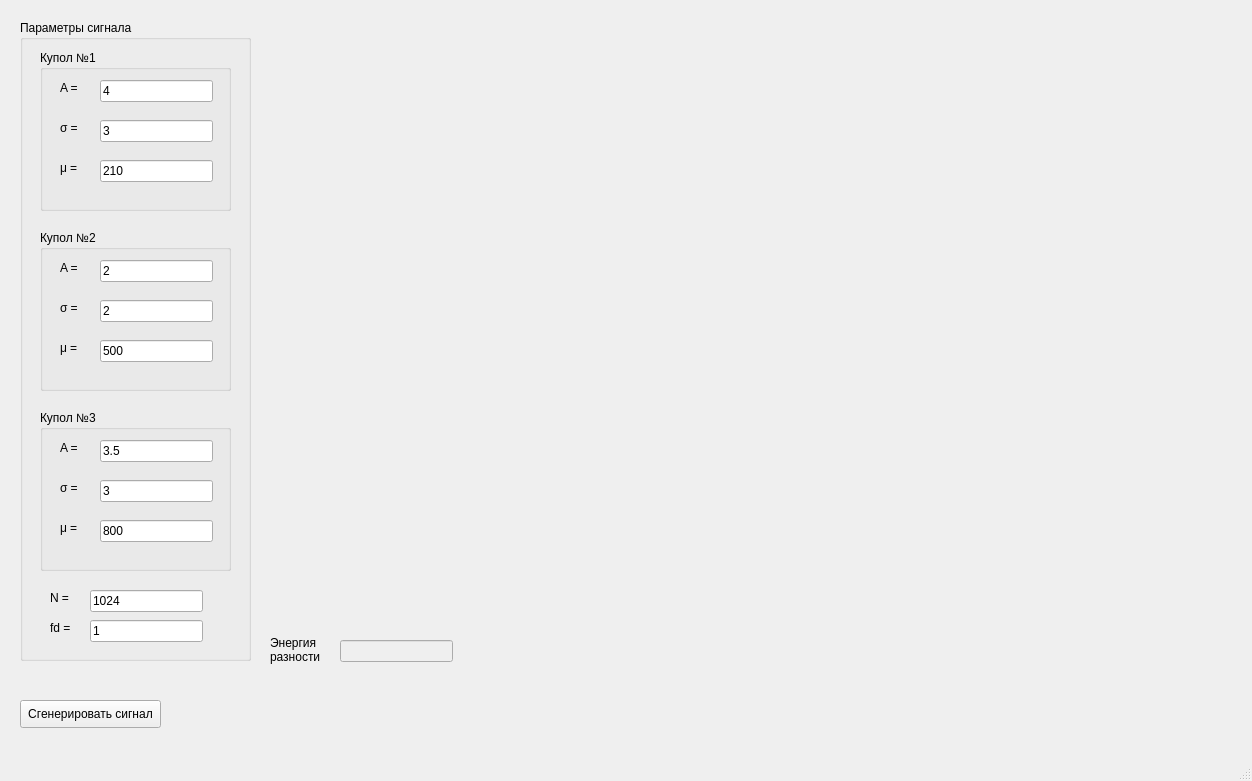
<?xml version="1.0" encoding="UTF-8"?>
<ui version="4.0">
 <class>MainWindow</class>
 <widget class="QMainWindow" name="MainWindow">
  <property name="geometry">
   <rect>
    <x>0</x>
    <y>0</y>
    <width>1252</width>
    <height>781</height>
   </rect>
  </property>
  <property name="windowTitle">
   <string>Восстановление фазы сигнала алгоритмом Фиенупа</string>
  </property>
  <widget class="QWidget" name="centralwidget">
   <widget class="QGroupBox" name="groupBox">
    <property name="geometry">
     <rect>
      <x>20</x>
      <y>20</y>
      <width>231</width>
      <height>641</height>
     </rect>
    </property>
    <property name="title">
     <string>Параметры сигнала</string>
    </property>
    <widget class="QGroupBox" name="groupBox_2">
     <property name="geometry">
      <rect>
       <x>20</x>
       <y>30</y>
       <width>191</width>
       <height>161</height>
      </rect>
     </property>
     <property name="title">
      <string>Купол №1</string>
     </property>
     <widget class="QLabel" name="label">
      <property name="geometry">
       <rect>
        <x>20</x>
        <y>30</y>
        <width>55</width>
        <height>16</height>
       </rect>
      </property>
      <property name="text">
       <string>A =</string>
      </property>
     </widget>
     <widget class="QLineEdit" name="edit_A1">
      <property name="geometry">
       <rect>
        <x>60</x>
        <y>30</y>
        <width>113</width>
        <height>22</height>
       </rect>
      </property>
      <property name="text">
       <string>4</string>
      </property>
     </widget>
     <widget class="QLabel" name="label_2">
      <property name="geometry">
       <rect>
        <x>20</x>
        <y>70</y>
        <width>55</width>
        <height>16</height>
       </rect>
      </property>
      <property name="text">
       <string>σ =</string>
      </property>
     </widget>
     <widget class="QLineEdit" name="edit_q1">
      <property name="geometry">
       <rect>
        <x>60</x>
        <y>70</y>
        <width>113</width>
        <height>22</height>
       </rect>
      </property>
      <property name="text">
       <string>3</string>
      </property>
     </widget>
     <widget class="QLabel" name="label_3">
      <property name="geometry">
       <rect>
        <x>20</x>
        <y>110</y>
        <width>55</width>
        <height>16</height>
       </rect>
      </property>
      <property name="text">
       <string>μ =</string>
      </property>
     </widget>
     <widget class="QLineEdit" name="edit_n1">
      <property name="geometry">
       <rect>
        <x>60</x>
        <y>110</y>
        <width>113</width>
        <height>22</height>
       </rect>
      </property>
      <property name="text">
       <string>210</string>
      </property>
     </widget>
    </widget>
    <widget class="QGroupBox" name="groupBox_3">
     <property name="geometry">
      <rect>
       <x>20</x>
       <y>210</y>
       <width>191</width>
       <height>161</height>
      </rect>
     </property>
     <property name="title">
      <string>Купол №2</string>
     </property>
     <widget class="QLabel" name="label_7">
      <property name="geometry">
       <rect>
        <x>20</x>
        <y>30</y>
        <width>55</width>
        <height>16</height>
       </rect>
      </property>
      <property name="text">
       <string>A =</string>
      </property>
     </widget>
     <widget class="QLineEdit" name="edit_A2">
      <property name="geometry">
       <rect>
        <x>60</x>
        <y>30</y>
        <width>113</width>
        <height>22</height>
       </rect>
      </property>
      <property name="text">
       <string>2</string>
      </property>
     </widget>
     <widget class="QLabel" name="label_8">
      <property name="geometry">
       <rect>
        <x>20</x>
        <y>70</y>
        <width>55</width>
        <height>16</height>
       </rect>
      </property>
      <property name="text">
       <string>σ =</string>
      </property>
     </widget>
     <widget class="QLineEdit" name="edit_q2">
      <property name="geometry">
       <rect>
        <x>60</x>
        <y>70</y>
        <width>113</width>
        <height>22</height>
       </rect>
      </property>
      <property name="text">
       <string>2</string>
      </property>
     </widget>
     <widget class="QLabel" name="label_9">
      <property name="geometry">
       <rect>
        <x>20</x>
        <y>110</y>
        <width>55</width>
        <height>16</height>
       </rect>
      </property>
      <property name="text">
       <string>μ =</string>
      </property>
     </widget>
     <widget class="QLineEdit" name="edit_n2">
      <property name="geometry">
       <rect>
        <x>60</x>
        <y>110</y>
        <width>113</width>
        <height>22</height>
       </rect>
      </property>
      <property name="text">
       <string>500</string>
      </property>
     </widget>
    </widget>
    <widget class="QGroupBox" name="groupBox_4">
     <property name="geometry">
      <rect>
       <x>20</x>
       <y>390</y>
       <width>191</width>
       <height>161</height>
      </rect>
     </property>
     <property name="title">
      <string>Купол №3</string>
     </property>
     <widget class="QLabel" name="label_10">
      <property name="geometry">
       <rect>
        <x>20</x>
        <y>30</y>
        <width>55</width>
        <height>16</height>
       </rect>
      </property>
      <property name="text">
       <string>A =</string>
      </property>
     </widget>
     <widget class="QLineEdit" name="edit_A3">
      <property name="geometry">
       <rect>
        <x>60</x>
        <y>30</y>
        <width>113</width>
        <height>22</height>
       </rect>
      </property>
      <property name="text">
       <string>3.5</string>
      </property>
     </widget>
     <widget class="QLabel" name="label_11">
      <property name="geometry">
       <rect>
        <x>20</x>
        <y>70</y>
        <width>55</width>
        <height>16</height>
       </rect>
      </property>
      <property name="text">
       <string>σ =</string>
      </property>
     </widget>
     <widget class="QLineEdit" name="edit_q3">
      <property name="geometry">
       <rect>
        <x>60</x>
        <y>70</y>
        <width>113</width>
        <height>22</height>
       </rect>
      </property>
      <property name="text">
       <string>3</string>
      </property>
     </widget>
     <widget class="QLabel" name="label_12">
      <property name="geometry">
       <rect>
        <x>20</x>
        <y>110</y>
        <width>55</width>
        <height>16</height>
       </rect>
      </property>
      <property name="text">
       <string>μ =</string>
      </property>
     </widget>
     <widget class="QLineEdit" name="edit_n3">
      <property name="geometry">
       <rect>
        <x>60</x>
        <y>110</y>
        <width>113</width>
        <height>22</height>
       </rect>
      </property>
      <property name="text">
       <string>800</string>
      </property>
     </widget>
    </widget>
    <widget class="QLabel" name="label_13">
     <property name="geometry">
      <rect>
       <x>30</x>
       <y>570</y>
       <width>55</width>
       <height>16</height>
      </rect>
     </property>
     <property name="text">
      <string>N =</string>
     </property>
    </widget>
    <widget class="QLineEdit" name="edit_N">
     <property name="geometry">
      <rect>
       <x>70</x>
       <y>570</y>
       <width>113</width>
       <height>22</height>
      </rect>
     </property>
     <property name="text">
      <string>1024</string>
     </property>
    </widget>
    <widget class="QLabel" name="label_14">
     <property name="geometry">
      <rect>
       <x>30</x>
       <y>600</y>
       <width>55</width>
       <height>16</height>
      </rect>
     </property>
     <property name="text">
      <string>fd =</string>
     </property>
    </widget>
    <widget class="QLineEdit" name="edit_fd">
     <property name="geometry">
      <rect>
       <x>70</x>
       <y>600</y>
       <width>113</width>
       <height>22</height>
      </rect>
     </property>
     <property name="text">
      <string>1</string>
     </property>
    </widget>
   </widget>
   <widget class="QWidget" name="signal_graph" native="true">
    <property name="geometry">
     <rect>
      <x>270</x>
      <y>30</y>
      <width>941</width>
      <height>271</height>
     </rect>
    </property>
   </widget>
   <widget class="QWidget" name="spectrum_graph" native="true">
    <property name="geometry">
     <rect>
      <x>270</x>
      <y>320</y>
      <width>941</width>
      <height>271</height>
     </rect>
    </property>
   </widget>
   <widget class="QPushButton" name="executeBtn">
    <property name="geometry">
     <rect>
      <x>20</x>
      <y>700</y>
      <width>141</width>
      <height>28</height>
     </rect>
    </property>
    <property name="text">
     <string>Сгенерировать сигнал</string>
    </property>
   </widget>
   <widget class="QLabel" name="label_15">
    <property name="geometry">
     <rect>
      <x>270</x>
      <y>630</y>
      <width>71</width>
      <height>41</height>
     </rect>
    </property>
    <property name="text">
     <string>&lt;html&gt;&lt;head/&gt;&lt;body&gt;&lt;p&gt;Энергия&lt;br/&gt;разности&lt;/p&gt;&lt;/body&gt;&lt;/html&gt;</string>
    </property>
   </widget>
   <widget class="QLineEdit" name="edit_enery_delta">
    <property name="enabled">
     <bool>false</bool>
    </property>
    <property name="geometry">
     <rect>
      <x>340</x>
      <y>640</y>
      <width>113</width>
      <height>22</height>
     </rect>
    </property>
    <property name="text">
     <string/>
    </property>
   </widget>
  </widget>
  <widget class="QMenuBar" name="menubar">
   <property name="geometry">
    <rect>
     <x>0</x>
     <y>0</y>
     <width>1252</width>
     <height>22</height>
    </rect>
   </property>
  </widget>
  <widget class="QStatusBar" name="statusbar"/>
 </widget>
 <resources/>
 <connections/>
</ui>
